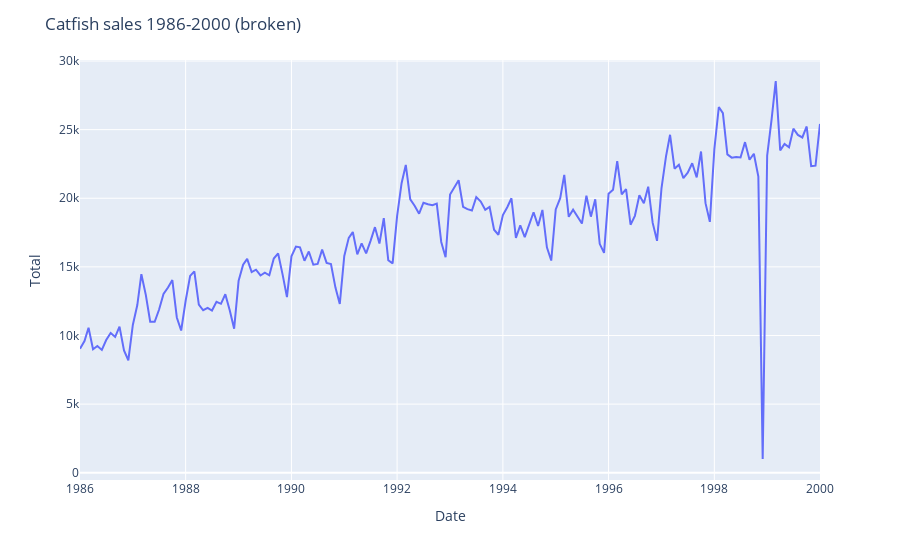

The cell this chart's notebook holds for it:
### Code cell
#Breaking Dataset
from datetime import datetime
#cloning good dataset
broken_dataset = dataset.copy()
# breaking clonned dataset with random anomaly
broken_dataset.loc[datetime(1998,12,1),['Total']]= 1000


#Data visualization
import plotly.express as px
#Plotting DataFrame 
fig = px.line(
    broken_dataset,
    x= broken_dataset.index.astype(str),
    y= broken_dataset['Total']
)
fig.update_layout(
    yaxis_title = 'Total',
    xaxis_title = 'Date',
    title = 'Catfish sales 1986-2000 (broken)'
)
fig.show()

### Figure 1 — Plotly figure (JSON) as saved in the notebook; plotly's stock layout.template omitted (floating-point values rounded to 4 significant figures; data arrays with more than 128 entries replaced by an {"elided": "..."} marker saying what was removed)
{"data": [{"hovertemplate": "x=%{x}<br>Total=%{y}<extra></extra>", "legendgroup": "", "line": {"color": "#636efa", "dash": "solid"}, "marker": {"symbol": "circle"}, "mode": "lines", "name": "", "orientation": "v", "showlegend": false, "type": "scatter", "x": {"elided": "169 str values"}, "xaxis": "x", "y": {"elided": "169 int values"}, "yaxis": "y"}], "layout": {"legend": {"tracegroupgap": 0}, "margin": {"t": 60}, "title": {"text": "Catfish sales 1986-2000 (broken)"}, "xaxis": {"anchor": "y", "domain": [0, 1], "title": {"text": "Date"}}, "yaxis": {"anchor": "x", "domain": [0, 1], "title": {"text": "Total"}}}}
